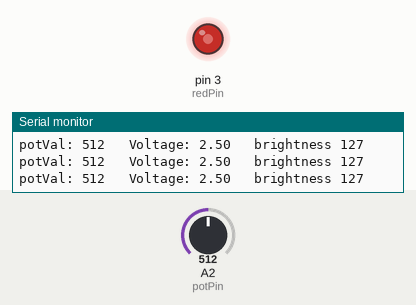
Recording of a sketch running on a simulated Arduino Uno, built with avr-gcc and run on an emulated ATmega328P. Parts: output pins drawn as LEDs (lit = HIGH), the last lines printed to the serial monitor. The inputs (shaded band) are chosen by the test bench; at power-on: A2 (potPin) = 512.

Above: at 1.2 s.
1.3 s: A2 (potPin) set to 716
At 1.9 s:
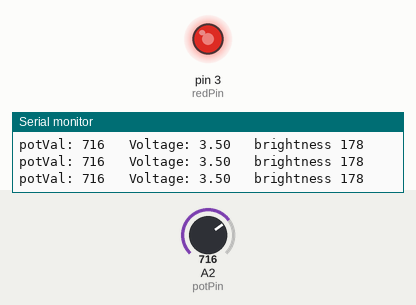
2.8 s: A2 (potPin) set to 992
At 3.7 s:
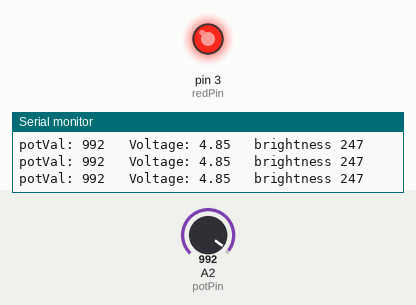
4.3 s: A2 (potPin) set to 1014
At 5.4 s:
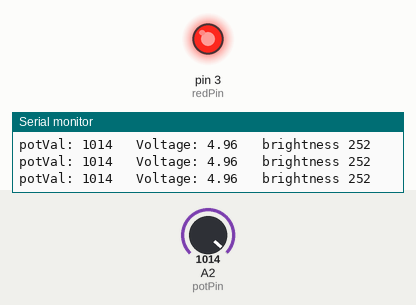
7.3 s: A2 (potPin) set to 122
At 7.7 s:
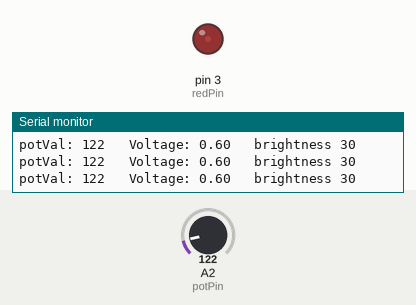
8.8 s: A2 (potPin) set to 0
At 9.4 s:
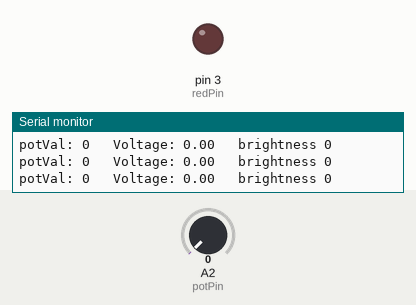
10.3 s: A2 (potPin) set to 511
At 11.0 s:
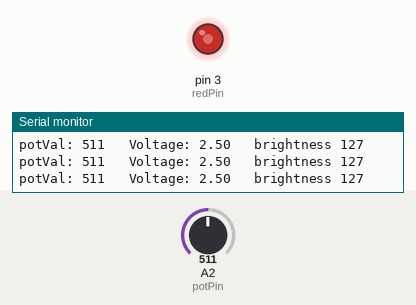
Timing chart, 0 to 12.8 s (numbered marks = the images above; inputs shaded):
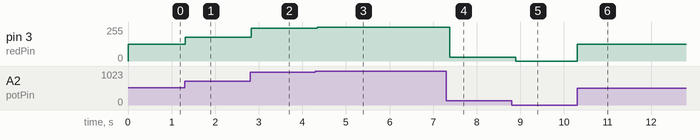

The sketch:

PotentiometerReading.ino
```cpp
int potPin = A2;
int potVal;
int br = 9600;
int waitT = 100;
float volts;

int bright;
int redPin = 3;

void setup() {
  pinMode(potPin, INPUT);
  Serial.begin(br);

  pinMode(redPin, OUTPUT);
  // put your setup code here, to run once:
}

void loop() {
  potVal = analogRead(potPin);
  volts = (5.0/1023.0) * potVal;

  bright = (255.0/ 1023.0) * potVal;
  analogWrite(redPin, bright);

  Serial.print("potVal: ");
  Serial.print(potVal);
  Serial.print("   Voltage: ");
  Serial.print(volts);
  Serial.print("   brightness ");
  Serial.println(bright);

  delay(waitT);
  // put your main code here, to run repeatedly:
}
```

Measured:
- after the input at 1.3 s, pin 3 (redPin): 127/255 → 178/255 at once
- after the input at 2.8 s, pin 3 (redPin): 178/255 → 247/255 at once
- after the input at 4.3 s, pin 3 (redPin): 247/255 → 252/255 after 0.05 s
- after the input at 7.3 s, pin 3 (redPin): 252/255 → 30/255 after 0.08 s
- after the input at 8.8 s, pin 3 (redPin): 30/255 → 0/255 after 0.10 s
- after the input at 10.3 s, pin 3 (redPin): 0/255 → 127/255 at once
